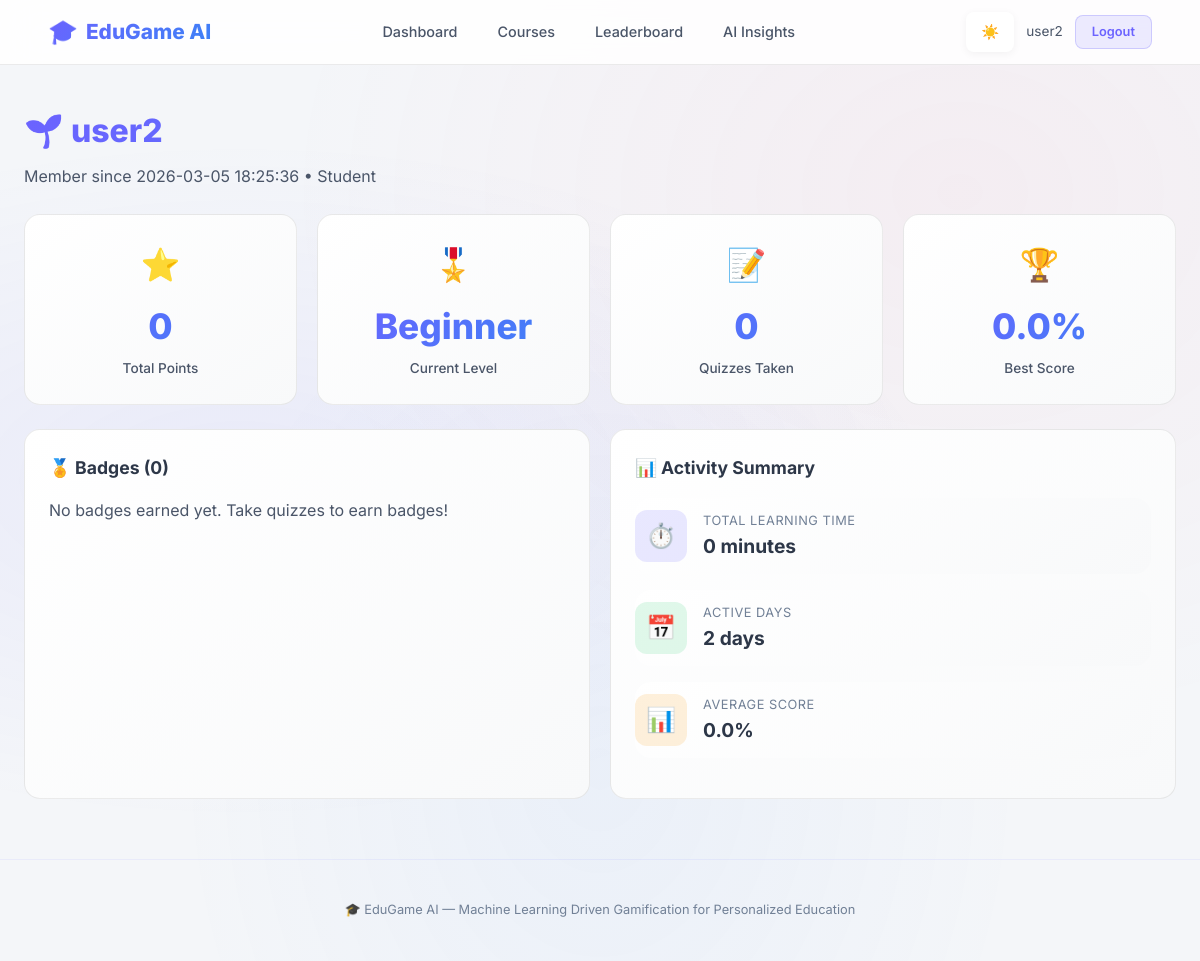
/profile (signed in), run on an earlier commit of the app's database.
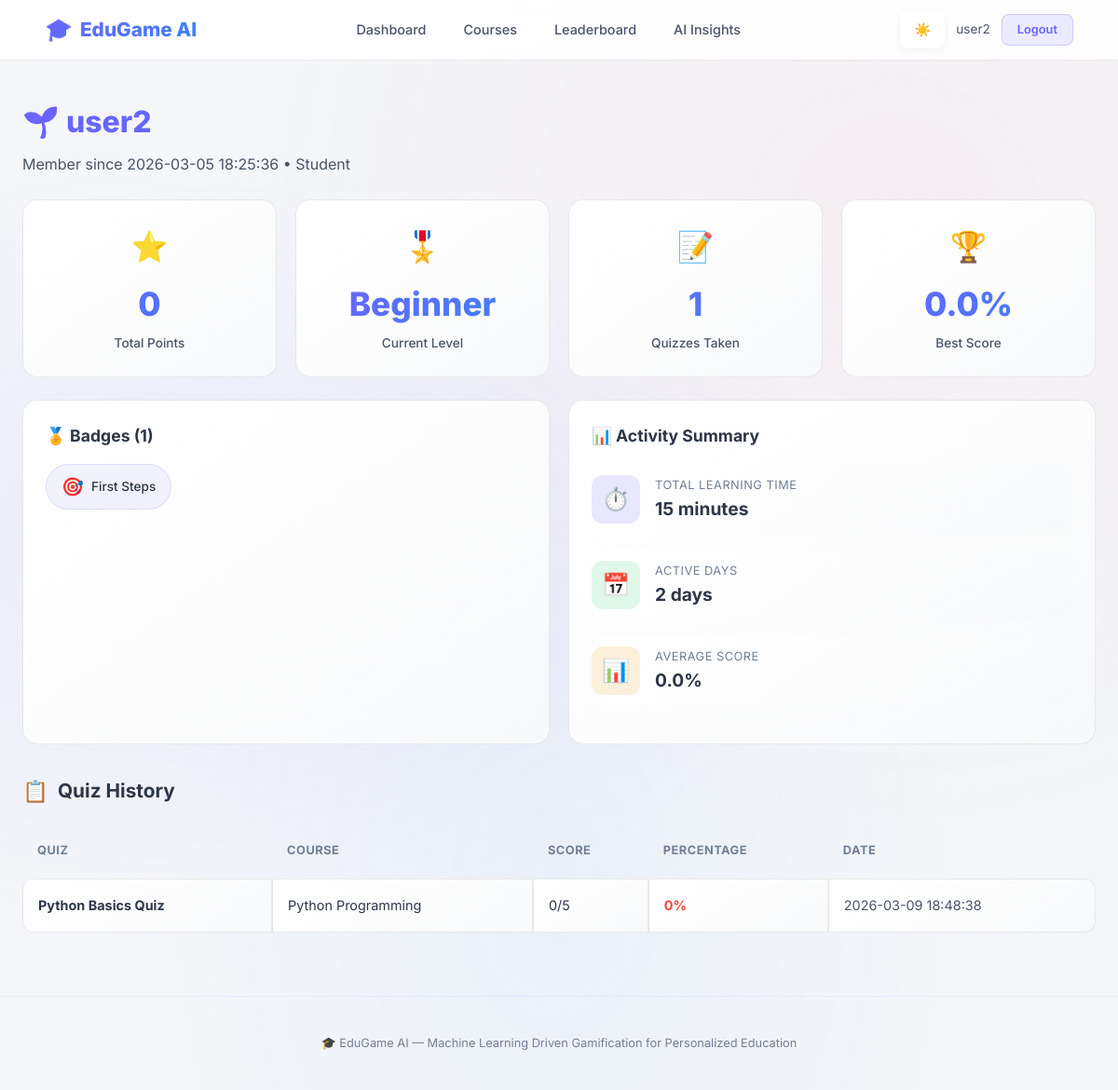
And on a later commit of the database.
### tables this page shows
CREATE TABLE users (
    id INTEGER PRIMARY KEY AUTOINCREMENT,
    username TEXT UNIQUE NOT NULL,
    email TEXT UNIQUE NOT NULL,
    password_hash TEXT NOT NULL,
    role TEXT DEFAULT 'student',  -- 'student' or 'teacher'
    created_at TIMESTAMP DEFAULT CURRENT_TIMESTAMP
);

CREATE TABLE courses (
    id INTEGER PRIMARY KEY AUTOINCREMENT,
    title TEXT NOT NULL,
    description TEXT,
    difficulty TEXT DEFAULT 'beginner',  -- beginner, intermediate, advanced
    category TEXT,
    created_at TIMESTAMP DEFAULT CURRENT_TIMESTAMP
);

CREATE TABLE user_badges (
    id INTEGER PRIMARY KEY AUTOINCREMENT,
    user_id INTEGER NOT NULL,
    badge_id INTEGER NOT NULL,
    earned_at TIMESTAMP DEFAULT CURRENT_TIMESTAMP,
    FOREIGN KEY (user_id) REFERENCES users(id),
    FOREIGN KEY (badge_id) REFERENCES badges(id),
    UNIQUE(user_id, badge_id)
);

CREATE TABLE badges (
    id INTEGER PRIMARY KEY AUTOINCREMENT,
    name TEXT UNIQUE NOT NULL,
    description TEXT,
    icon TEXT DEFAULT '🏅',
    criteria TEXT
);

CREATE TABLE quiz_results (
    id INTEGER PRIMARY KEY AUTOINCREMENT,
    user_id INTEGER NOT NULL,
    quiz_id INTEGER NOT NULL,
    score INTEGER NOT NULL,
    total INTEGER NOT NULL,
    percentage REAL NOT NULL,
    completed_at TIMESTAMP DEFAULT CURRENT_TIMESTAMP,
    FOREIGN KEY (user_id) REFERENCES users(id),
    FOREIGN KEY (quiz_id) REFERENCES quizzes(id)
);

CREATE TABLE quizzes (
    id INTEGER PRIMARY KEY AUTOINCREMENT,
    course_id INTEGER NOT NULL,
    title TEXT NOT NULL,
    difficulty TEXT DEFAULT 'medium',  -- easy, medium, hard
    total_marks INTEGER DEFAULT 100,
    FOREIGN KEY (course_id) REFERENCES courses(id)
);

### modules/auth.py (the view)
@auth_bp.route('/profile')
def profile():
    if 'user_id' not in session:
        return redirect(url_for('auth.login'))
    user_id = session['user_id']
    user = get_user_by_id(user_id)
    total_points = get_total_points(user_id)
    level_name, level_icon, next_threshold = get_level(total_points)
    badges = get_user_badges(user_id)
    all_results = get_results_by_user(user_id)
    quiz_stats = get_user_quiz_stats(user_id)
    activity_stats = get_user_activity_stats(user_id)
    return render_template('profile.html',
                           user=user,
                           total_points=total_points,
                           level_name=level_name,
                           level_icon=level_icon,
                           next_threshold=next_threshold,
                           badges=badges,
                           all_results=all_results,
                           quiz_stats=quiz_stats,
                           activity_stats=activity_stats)

### database/init_db.py (called while the page is built)
def get_db():
    conn = sqlite3.connect(DB_PATH)
    conn.row_factory = sqlite3.Row
    conn.execute("PRAGMA foreign_keys = ON")
    return conn

### models/gamification.py (called while the page is built)
def get_total_points(user_id):
    conn = get_db()
    row = conn.execute(
        "SELECT COALESCE(SUM(points), 0) as total FROM points WHERE user_id = ?",
        (user_id,)
    ).fetchone()
    conn.close()
    return row['total']

def get_level(total_points):
    current_level = LEVEL_THRESHOLDS[0]
    next_threshold = LEVEL_THRESHOLDS[1][0] if len(LEVEL_THRESHOLDS) > 1 else None
    for i, (threshold, name, icon) in enumerate(LEVEL_THRESHOLDS):
        if total_points >= threshold:
            current_level = (name, icon)
            next_threshold = LEVEL_THRESHOLDS[i + 1][0] if i + 1 < len(LEVEL_THRESHOLDS) else None
    return current_level[0], current_level[1], next_threshold

def get_user_badges(user_id):
    conn = get_db()
    badges = conn.execute(
        """SELECT b.*, ub.earned_at FROM user_badges ub
           JOIN badges b ON ub.badge_id = b.id
           WHERE ub.user_id = ? ORDER BY ub.earned_at DESC""",
        (user_id,)
    ).fetchall()
    conn.close()
    return badges

def get_user_activity_stats(user_id):
    conn = get_db()
    stats = conn.execute(
        """SELECT
              COALESCE(SUM(duration_minutes), 0) as total_learning_time,
              COUNT(*) as total_activities,
              COUNT(DISTINCT DATE(created_at)) as active_days
           FROM user_activity WHERE user_id = ?""",
        (user_id,)
    ).fetchone()
    conn.close()
    return stats

### models/quiz.py (called while the page is built)
def get_results_by_user(user_id):
    conn = get_db()
    results = conn.execute(
        """SELECT qr.*, q.title as quiz_title, c.title as course_title
           FROM quiz_results qr
           JOIN quizzes q ON qr.quiz_id = q.id
           JOIN courses c ON q.course_id = c.id
           WHERE qr.user_id = ?
           ORDER BY qr.completed_at DESC""",
        (user_id,)
    ).fetchall()
    conn.close()
    return results

def get_user_quiz_stats(user_id):
    conn = get_db()
    stats = conn.execute(
        """SELECT COUNT(*) as total_quizzes,
                  COALESCE(AVG(percentage), 0) as avg_score,
                  COALESCE(MAX(percentage), 0) as best_score,
                  COALESCE(MIN(percentage), 0) as worst_score
           FROM quiz_results WHERE user_id = ?""",
        (user_id,)
    ).fetchone()
    conn.close()
    return stats

### templates/profile.html (shortened to what this page needs)
{% extends "base.html" %}
{% block content %}
<div class="container">
    <div class="page-header">
        <h1>{{ level_icon }} {{ user['username'] }}</h1>
        <p>Member since {{ user['created_at'] }} &bull; {{ user['role']|capitalize }}</p>
    </div>
    <div class="grid-4 mb-3">
        <div class="stat-card animate-in animate-delay-1">
            <div class="stat-icon">⭐</div>
            <div class="stat-value">{{ total_points }}</div>
            <div class="stat-label">Total Points</div>
        </div>
        <div class="stat-card animate-in animate-delay-2">
            <div class="stat-icon">🎖️</div>
            <div class="stat-value">{{ level_name }}</div>
            <div class="stat-label">Current Level</div>
        </div>
        <div class="stat-card animate-in animate-delay-3">
            <div class="stat-icon">📝</div>
            <div class="stat-value">{{ quiz_stats['total_quizzes'] }}</div>
            <div class="stat-label">Quizzes Taken</div>
        </div>
        <div class="stat-card animate-in animate-delay-4">
            <div class="stat-icon">🏆</div>
            <div class="stat-value">{{ "%.1f"|format(quiz_stats['best_score']) }}%</div>
            <div class="stat-label">Best Score</div>
        </div>
    </div>
    <div class="grid-2">
        <div class="card animate-in">
            <div class="card-header">
                <h3>🏅 Badges ({{ badges|length }})</h3>
            </div>
            {% if badges %}
            <div class="badge-grid">
                {% for badge in badges %}
                <div class="badge-item" title="{{ badge['description'] }}">
                    <span class="badge-icon">{{ badge['icon'] }}</span>
                    {{ badge['name'] }}
                </div>
                {% endfor %}
            </div>
            {% else %}
            <p class="text-muted">No badges earned yet. Take quizzes to earn badges!</p>
            {% endif %}
        </div>
        <div class="card animate-in">
            <div class="card-header">
                <h3>📊 Activity Summary</h3>
            </div>
            <div class="rec-insight" style="border:none;padding:12px 0;">
                <div class="rec-insight-icon primary">⏱️</div>
                <div>
                    <div class="rec-insight-label">Total Learning Time</div>
                    <div class="rec-insight-value">{{ "%.0f"|format(activity_stats['total_learning_time']) }} minutes</div>
                </div>
            </div>
            <div class="rec-insight" style="border:none;padding:12px 0;">
                <div class="rec-insight-icon success">📅</div>
                <div>
                    <div class="rec-insight-label">Active Days</div>
                    <div class="rec-insight-value">{{ activity_stats['active_days'] }} days</div>
                </div>
            </div>
            <div class="rec-insight" style="border:none;padding:12px 0;">
                <div class="rec-insight-icon warning">📊</div>
                <div>
                    <div class="rec-insight-label">Average Score</div>
                    <div class="rec-insight-value">{{ "%.1f"|format(quiz_stats['avg_score']) }}%</div>
                </div>
            </div>
        </div>
    </div>
    {% if all_results %}
    <div class="section-title mt-4"><span class="icon">📋</span> Quiz History</div>
    <table class="leaderboard-table animate-in">
        <thead>
            <tr>
                <th>Quiz</th>
                <th>Course</th>
                <th>Score</th>
                <th>Percentage</th>
                <th>Date</th>
            </tr>
        </thead>
        <tbody>
            {% for r in all_results %}
            <tr>
                <td><strong>{{ r['quiz_title'] }}</strong></td>
                <td>{{ r['course_title'] }}</td>
                <td>{{ r['score'] }}/{{ r['total'] }}</td>
                <td>
                    <span class="{% if r['percentage'] >= 80 %}risk-low{% elif r['percentage'] >= 50 %}risk-medium{% else %}risk-high{% endif %}">
                        {{ "%.0f"|format(r['percentage']) }}%
                    </span>
                </td>
                <td class="text-muted">{{ r['completed_at'] }}</td>
            </tr>
            {% endfor %}
        </tbody>
    </table>
    {% endif %}
</div>
{% endblock %}

### templates/base.html (shortened to what this page needs)
<!doctype html>
<html lang="en">
  <head>
    <link
      rel="stylesheet"
      href="{{ url_for('static', filename='css/style.css') }}"
    />
  </head>
  <body>
    <nav class="navbar">
      <div class="container">
        <a href="{{ url_for('auth.dashboard') }}" class="navbar-brand">
          <span>🎓</span> EduGame AI
        </a>
        <ul class="nav-links">
          {% if session.get('user_id') %}
          <li><a href="{{ url_for('auth.dashboard') }}">Dashboard</a></li>
          <li><a href="{{ url_for('courses.course_list') }}">Courses</a></li>
          <li><a href="{{ url_for('gamification.leaderboard') }}">Leaderboard</a></li>
          <li><a href="{{ url_for('ml.recommendations') }}">AI Insights</a></li>
          {% endif %}
        </ul>
        <div class="nav-user">
          <button id="theme-toggle" class="btn btn-icon theme-toggle" aria-label="Toggle theme">
            <span class="light-icon">☀️</span>
          </button>
          {% if session.get('user_id') %}
            <a href="{{ url_for('auth.profile') }}" class="username"
              >{{ session.get('username', '') }}</a
            >
            <a
              href="{{ url_for('auth.logout') }}"
              class="btn btn-sm btn-secondary"
              >Logout</a
            >
          {% else %}
            {% if request.endpoint != 'auth.login' and request.endpoint != 'auth.register' %}
              <a href="{{ url_for('auth.login') }}" class="btn btn-sm btn-primary">Login</a>
              <a href="{{ url_for('auth.register') }}" class="btn btn-sm btn-secondary">Register</a>
            {% endif %}
          {% endif %}
        </div>
      </div>
    </nav>
    <main>{% block content %}{% endblock %}</main>
    <footer class="footer">
      <div class="container">
        <p>
          🎓 EduGame AI &mdash; Machine Learning Driven Gamification for
          Personalized Education
        </p>
      </div>
    </footer>
  </body>
</html>

What changed in the data, as far as the page shows it:
now on this page (row unchanged): courses: difficulty "Beginner"
added user_badges: icon "🎯", name "First Steps"
added quiz_results: quiz_title "Python Basics Quiz", course_title "Python Programming", score "0", total "5", percentage "0", completed_at "2026-03-09 18:48:38"
Also different on the page:
{{ quiz_stats['total_quizzes'] }}: "0" → "1"
{{ badges|length }}: "0" → "1"
{{ "%.0f"|format(activity_stats['total_learning_time']) }}: "0" → "15"
{{ level_name }}: "Beginner" → (not shown)
text no longer shown: "No badges earned yet. Take quizzes to earn badges!"
text now shown: "📋 Quiz History QUIZ COURSE SCORE PERCENTAGE DATE"
